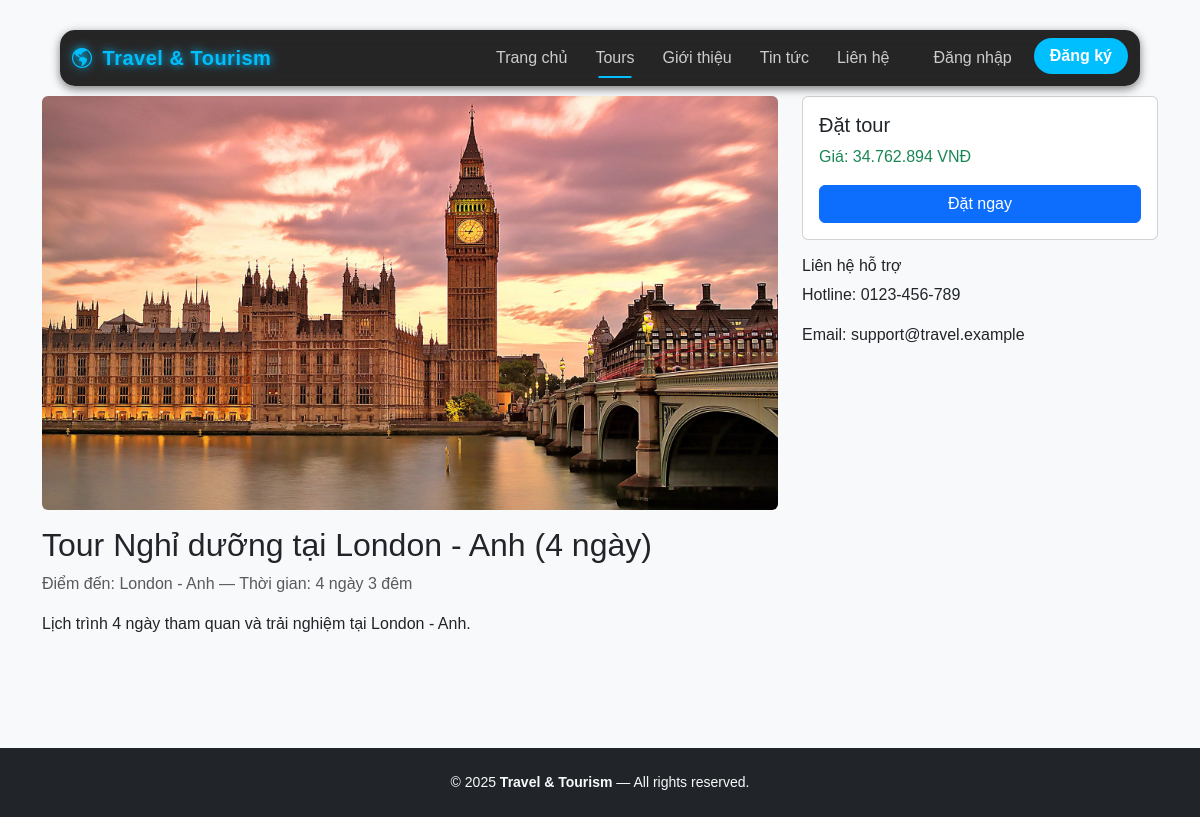
The page /tour/1067/ on the database its author committed.
### home/models.py (models this page shows, shortened)
class Tour(models.Model):
    destination = models.ForeignKey(
        Destination,
        on_delete=models.CASCADE,
        related_name='tours',
        verbose_name="Điểm đến"
    )
    title = models.CharField(max_length=250, verbose_name="Tên tour")
    price = models.DecimalField(max_digits=12, decimal_places=0, null=True, blank=True, verbose_name="Giá (VNĐ)")
    duration = models.CharField(max_length=100, blank=True, verbose_name="Thời lượng")
    schedule = models.TextField(blank=True, verbose_name="Lịch trình")
    image = models.ImageField(upload_to='tours/', null=True, blank=True, verbose_name="Ảnh tour")
    featured = models.BooleanField(default=False, verbose_name="Tour nổi bật")
    created_at = models.DateTimeField(auto_now_add=True)
    class Meta:
        ordering = ['-created_at']
        verbose_name = "Tour du lịch"
        verbose_name_plural = "Danh sách tour"
    @property
    def image_url(self):
        if self.image and hasattr(self.image, 'url'):
            return self.image.url
        return self.destination.image_url

class Destination(models.Model):
    name = models.CharField(max_length=200, unique=True, verbose_name="Tên điểm đến")
    location = models.CharField(max_length=150, blank=True, verbose_name="Vị trí")
    description = models.TextField(blank=True, verbose_name="Mô tả")
    category = models.CharField(max_length=50, blank=True, verbose_name="Phân loại")  # e.g. Biển, Núi, Văn hóa
    image = models.ImageField(upload_to='destinations/', null=True, blank=True, verbose_name="Ảnh đại diện")
    featured = models.BooleanField(default=False, verbose_name="Nổi bật")
    created_at = models.DateTimeField(auto_now_add=True)
    class Meta:
        ordering = ['name']
        verbose_name = "Điểm đến"
        verbose_name_plural = "Danh sách điểm đến"

### home/views.py (the view)
# urls.py: path('tour/<int:id>/', views.tour_detail, name='tour_detail'),  # tour-detail.html
def tour_detail(request, id):
    tour = get_object_or_404(Tour, id=id)
    related_tours = Tour.objects.filter(destination=tour.destination).exclude(id=tour.id)[:3]
    if tour.price is not None:
        tour.price = f"{tour.price:,.0f}".replace(",", ".")  # Ví dụ: 34.762.894
    else:
        tour.price = "Liên hệ"
    return render(request, 'tour-detail.html', {
        'tour': tour,
        'related_tours': related_tours
    })

### home/home/templates/tour-detail.html (shortened to what this page needs)
{% extends 'base.html' %}
{% block content %}
<div class="row">
  <div class="col-md-8">
    <img src="{{ tour.image_url }}" class="img-fluid rounded mb-3" alt="{{ tour.title }}">
    <h2>{{ tour.title }}</h2>
    <p class="text-muted">Điểm đến: {{ tour.destination.name }} — Thời gian: {{ tour.duration }}</p>
    <p>{{ tour.schedule|linebreaks }}</p>
  </div>
  <div class="col-md-4">
    <div class="card p-3">
      <h5>Đặt tour</h5>
      <p class="text-success">Giá: {{ tour.price }} VNĐ</p>
      <form method="post">
        <button class="btn btn-primary w-100">Đặt ngay</button>
      </form>
    </div>
    <div class="mt-3">
      <h6>Liên hệ hỗ trợ</h6>
      <p>Hotline: 0123-456-789</p>
      <p>Email: support@travel.example</p>
    </div>
  </div>
</div>
{% endblock %}

### home/static/css/style.css (style rules this page uses)
body { background-color: #f8f9fa; font-family: "Poppins", sans-serif; }

### rows shown on the page
Tour: image_url (picture), title "Tour Nghỉ dưỡng tại London - Anh (4 ngày)", destination.name "London - Anh", duration "4 ngày 3 đêm", schedule "Lịch trình 4 ngày tham quan và trải nghiệm tại London - Anh.", price "34.762.894"
